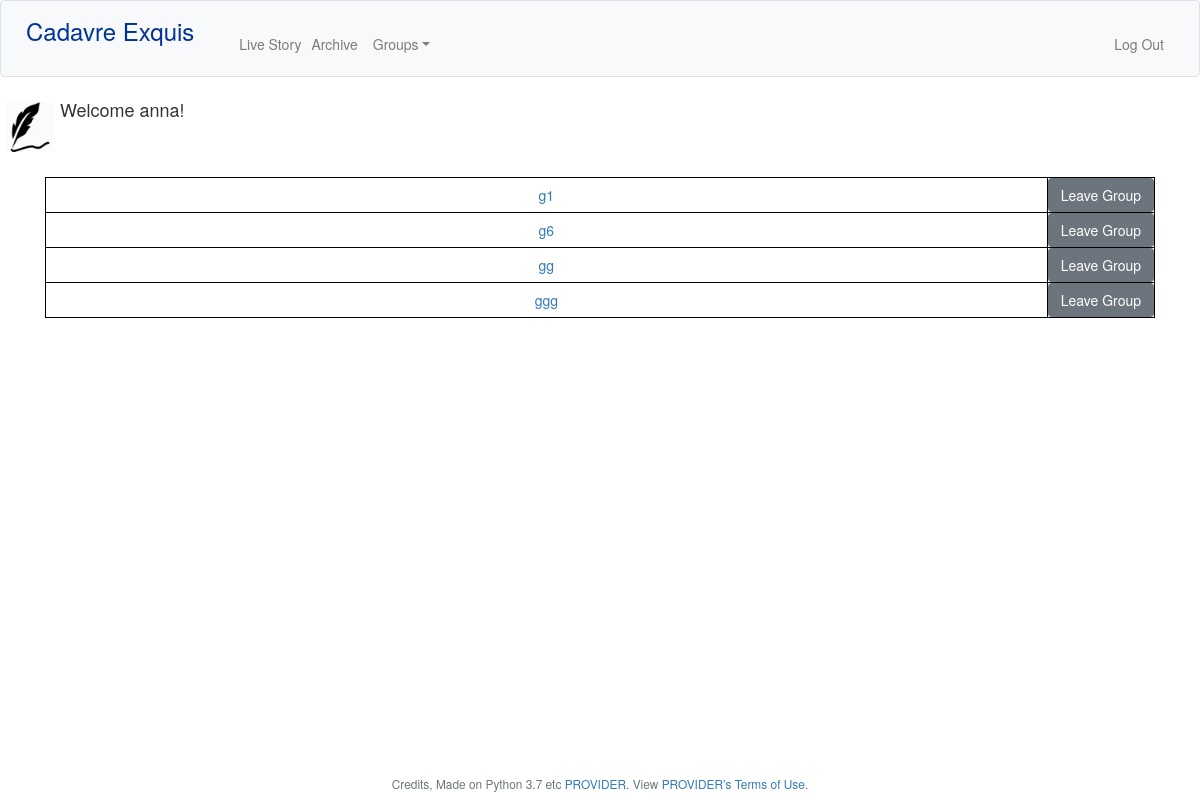
Before: /groups (signed in) with the older database file.
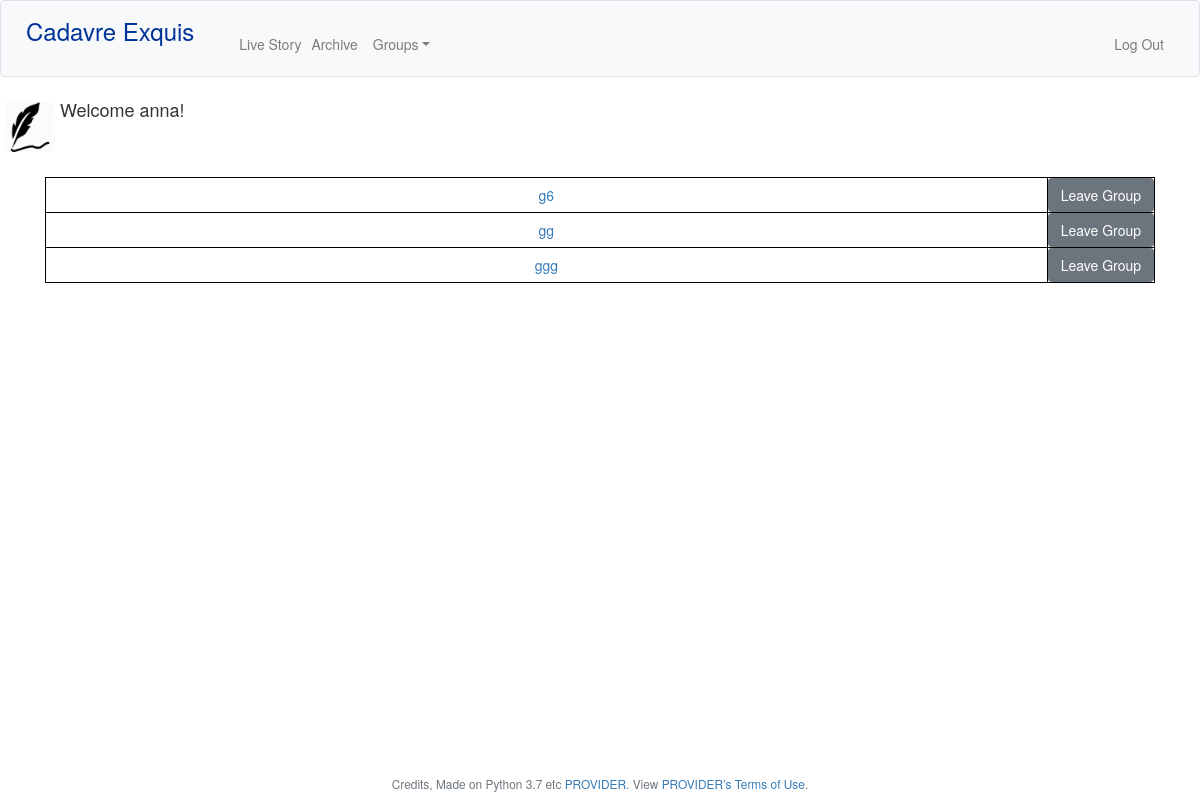
After: the same page with the newer database file.
### tables this page shows
CREATE TABLE 'groups' (
'group_name' VARCHAR(255) NOT NULL,
'turn' INTEGER NOT NULL,
'user_id'INTEGER,
FOREIGN KEY ('user_id') REFERENCES 'users'('user_id')
ON UPDATE CASCADE
ON DELETE CASCADE
);

### flask_app.py (the view)
@app.route("/groups", methods=["GET", "POST"])
@login_required
def groups():
  groups = query_db("SELECT * FROM groups WHERE user_id=?", [session["user_id"]], one=False)
  if request.method == "POST":
    request.get("leave")
  else:
    return render_template("groups.html", groups=groups)

### flask_app.py (called while the page is built)
@app.after_request
def after_request(response):
    response.headers["Cache-Control"] = "no-cache, no-store, must-revalidate"
    response.headers["Expires"] = 0
    response.headers["Pragma"] = "no-cache"
    return response

@app.teardown_appcontext
def close_connection(exception):
  db = getattr(g, '_database', None)
  if db is not None:
    db.close()

### helpers.py (called while the page is built)
def get_db():
  db=getattr(g, '_database', None)
  if db is None:
    db = g._database = sqlite3.connect("ce.db")
    db.row_factory = make_dicts #why function called without args????
  return db

def make_dicts(cursor, row):
    return dict((cursor.description[idx][0], value)
                for idx, value in enumerate(row))

def query_db(query, args=(), one=False):
    cur = get_db().execute(query, args)
    rv = cur.fetchall()
    cur.close()
    return (rv[0] if rv else None) if one else rv

def login_required(f):
    @wraps(f)
    def decorated_function(*args, **kwargs):
        if session.get("user_id") is None:
            return redirect("/login")
        return f(*args, **kwargs)
    return decorated_function

### templates/groups.html (shortened to what this page needs)
{% extends "layout.html" %}
  {% block main %}
      {% if groups %}
        <table>
          {% for group in groups %}
          <tr>
            <td><a href="/group/{{group["group_name"]}}">{{group["group_name"]}}</a></td>
            <form>
              <td><button name="leave" class="btn btn-secondary" type="submit" formaction="/leave_group/{{group["group_name"]}}">Leave Group</button></td>
            </form>
          </tr>
          {% endfor %}
        </table>
      {% else %}
        <p>Looks like you are not in any groups! Create a new one or join an existing one!</p>
      {% endif %}
  {% endblock %}

### templates/layout.html (shortened to what this page needs)
<!DOCTYPE html>
<html lang="en">
    <head>
        <link href="https://maxcdn.bootstrapcdn.com/bootstrap/4.1.3/css/bootstrap.min.css" rel="stylesheet">
        <link href="/static/styles.css" rel="stylesheet">
        <link href="https://netdna.bootstrapcdn.com/bootstrap/3.1.0/css/bootstrap.min.css" rel="stylesheet" id="bootstrap-css">
    </head>
    <body>
        <nav class="navbar navbar-expand-md navbar-light bg-light border">
            <a class="navbar-brand mb-4" href="/"><span class="blue">Cadavre Exquis</span></a>
            <div class="collapse navbar-collapse" id="navbar">
                {% if session.user_id %}
                    <ul class="navbar-nav mr-auto mt-3">
                        <li class="nav-item"><a class="nav-link" href="/live_game">Live Story</a></li>
                        <li class="nav-item"><a class="nav-link" href="/archive">Archive</a></li>
                        <li class="dropdown"><a class="dropdown-toggle" role="button" data-toggle="dropdown" >Groups</a>
                        </li>
                    </ul>
                    <ul class="navbar-nav navbar-right ml-auto mt-3 mr-2">
                        <li class="nav-item" ><a class="nav-link" href="/logout">Log Out</a></li>
                    </ul>
                {% else %}
                    <ul class="navbar-nav ml-auto mt-2">
                        <li class="nav-item"><a class="nav-link" href="/login">Log In</a></li>
                        <li class="nav-item"><a class="nav-link" href="/sign_up">Sign Up</a></li>
                        <li class="nav-item"><a class="nav-link" href="/about">About</a></li>
                    </ul>
                {% endif %}
            </div>
        </nav>
        {% if session.user_id %}
        <div class="media" align="left">
          <img class="p-2 mt-0 mb-2" src="{{url_for('static',filename='pen.png')}}" class="align-self-start mr-3" height="60" width="60" alt="...">
          <div class="media-heading">
            <h4 class="mt-1">Welcome {{ session.name }}!</h5>
          </div>
        </div>
        {% endif %}
        <main class="container p-4">
            {% block main %}{% endblock %}
        </main>
        <footer class="small text-center text-muted" id="footer">
            Credits, Made on Python 3.7 etc <a href="https://iextrading.com/developer">PROVIDER</a>. View <a href="https://iextrading.com/api-exhibit-a/">PROVIDER’s Terms of Use</a>.
        </footer>
    </body>
</html>

### static/styles.css (style rules this page uses)
nav .navbar-brand { font-size: x-large; }
nav .dropdown-toggle { padding-right: 0; padding-left: 0; color: rgba(0,0,0,.5); display: block; padding: .5rem 1rem; }
nav .dropdown { color: rgba(0,0,0,.5); }
nav .navbar-brand .blue { color: #003399; }
main { overflow-x: auto; text-align: center; margin-bottom: 25px; }
table, th, td, tr { border: 1px solid black; border-collapse: collapse; }
th, td { padding: 5px; }
td { border:1px solid #000; }
tr td:last-child { width:1%; white-space:nowrap; }
#footer { position: fixed; clear: both; bottom: 0; width: 100%; height: 2.5rem; background-color: #fff; }

Changed rows visible on the page:
removed groups: group_name "g1"
